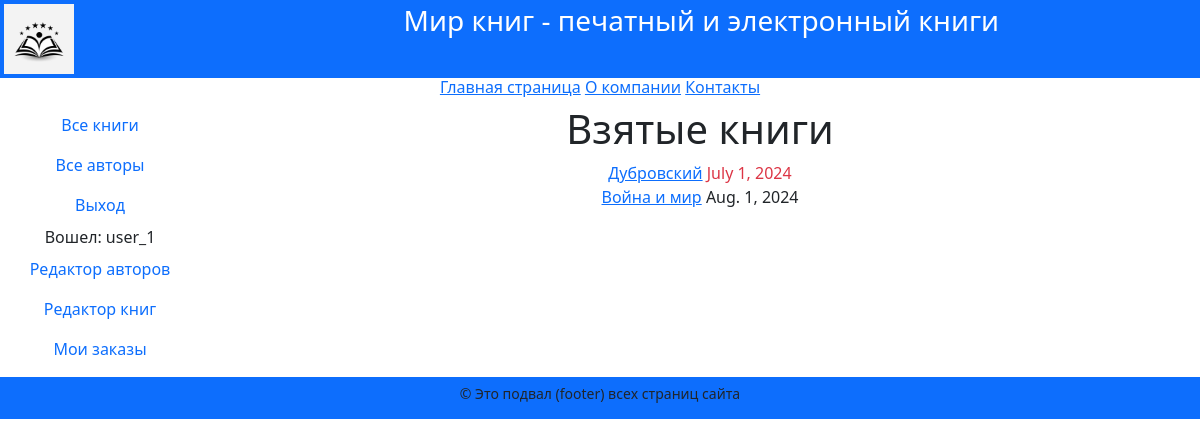
The app's page /mybooks/ (signed in) with its own data.
### catalog/models.py (models this page shows, shortened)
class BookInstance(models.Model):
    class Meta:
        ordering = ["due_back"]
    book = models.ForeignKey(
        "Book",
        on_delete=models.CASCADE,
        null=True,
    )
    inv_num = models.CharField(
        max_length=20,
        help_text="Введите инвентарный номер экземпляра",
        verbose_name="Инвентарный номер",
    )
    status = models.ForeignKey(
        "Status",
        on_delete=models.CASCADE,
        null=True,
        help_text="Изменить состояние экзампляра",
        verbose_name="Статус экзампляра книги",
    )
    due_back = models.DateField(
        null=True,
        help_text="Введите конец срока статуса",
        verbose_name="Дата окончания статуса",
    )
    borrower = models.ForeignKey(
        get_user_model(),
        on_delete=models.SET_NULL,
        null=True,
        blank=True,
        verbose_name="Заказчик",
        help_text="Веберите заказчика книги",
    )
    @property
    def is_overdue(self):
        if self.due_back and date.today() > self.due_back:
            return True
        return False

class Book(models.Model):
    title = models.CharField(
        max_length=200,
        help_text="Введите название книги",
        verbose_name="Название книги",
    )
    genre = models.ForeignKey(
        "Genre",
        on_delete=models.CASCADE,
        null=True,
        help_text="Выберите жанр книги",
        verbose_name="Жанр книги",
    )
    language = models.ForeignKey(
        "Language",
        on_delete=models.CASCADE,
        null=True,
        help_text="Выберите язык книги",
        verbose_name="Язык книги",
    )
    publisher = models.ForeignKey(
        "Publisher",
        on_delete=models.CASCADE,
        null=True,
        help_text="Выберите издательство",
        verbose_name="Издательство",
    )
    year = models.CharField(
        max_length=4,
        help_text="Введите год издания",
        verbose_name="Год издания",
    )
    author = models.ManyToManyField(
        "Author",
        help_text="Выберите автора (авторов) книги",
        verbose_name="Автор (авторы) книги",
    )
    summary = models.TextField(
        max_length=1000,
        help_text="Введите краткое описание книги",
        verbose_name="Аннотация книги",
    )
    isbn = models.CharField(
        max_length=13,
        help_text="Должно содержать 13 символов",
        verbose_name="ISBN книги",
    )
    price = models.DecimalField(
        decimal_places=2,
        max_digits=7,
        help_text="Введите цену книги",
        verbose_name="Цена (руб.)",
    )
    photo = models.ImageField(
        upload_to="images",
        help_text="Загрузите изображение обложки",
        verbose_name="Изображение обложки",
    )
    def display_author(self):
        return ", ".join([author.last_name for author in self.author.all()])
    display_author.short_description = "Авторы"

### catalog/views.py (the view)
# urls.py: path("mybooks/", views.LoanedBooksByUserListView.as_view(), name="my-borrowed"),
class LoanedBooksByUserListView(LoginRequiredMixin, ListView):
    model = BookInstance
    template_name = "catalog/bookinstance_list_borrowed_user.html"
    paginate_by = 10
    def get_queryset(self) -> QuerySet[Any]:
        return (
            BookInstance.objects.filter(borrower=self.request.user)
            .filter(status__exact="2")
            .order_by("due_back")
        )

### catalog/templates/catalog/bookinstance_list_borrowed_user.html
{% extends "base.html" %}
{% block content %}
<h1>Взятые книги</h1>
{% if bookinstance_list %}
{% for bookinst in bookinstance_list %}
<div class="{% if bookinst.is_overdue %} text-danger{% endif %}">
  <a href="{% url 'book-detail' bookinst.book.pk %}">{{bookinst.book.title}}</a>
  {{bookinst.due_back}}
</div>
{% endfor %}
{% else %}
<p>Нет книг со статусом В ЗАКАЗЕ.</p>
{% endif %}
{% endblock content %}

### templates/base.html (shortened to what this page needs)
<!DOCTYPE html>
<html lang="en">
<head>
  {% load static %}
  <link rel="stylesheet" href="{% static 'css/bootstrap.min.css' %}">
</head>
<body>
  <div class="container-fluid p-1 bg-primary text-white text-center">
    <div class="row">
      <div class="col-2 text-start">
        <img src="{% static 'images/pp100.jpg' %}" width="70" height="70">
      </div>
      <div class="col-10">
        <h3>Мир книг - печатный и электронный книги</h3>
      </div>
    </div>
  </div>
  <div class="container-fluid">
    <div class="row bg-warnig text-center">
      <h6>
        <a href="{% url 'index' %}">Главная страница</a>
        <a href="{% url 'about' %}">О компании</a>
        <a href="{% url 'contact' %}">Контакты</a>
      </h6>
    </div>
  </div>
  <div class="container-fluid">
    <div class="row text-center text-body">
      <div class="col-2">
        {% block sidebar %}
        <nav class="nav flex-column">
          <a class="nav-link" href="{% url 'books' %}">Все книги</a>
          <a class="nav-link" href="{% url 'authors-list' %}">Все авторы</a>
          {% if user.is_authenticated %}
          <a class="nav-link" href="{% url 'logout' %}?next={{request.path}}">Выход</a>
          <div>Вошел: {{user.get_username}}</div>
          <a class="nav-link" href="{% url 'edit-authors-list' %}">Редактор авторов</a>
          <a class="nav-link" href="{% url 'edit_books' %}">Редактор книг</a>
          <a class="nav-link" href="{% url 'my-borrowed' %}">Мои заказы</a>
          {% else %}
          <a class="nav-link" href="{% url 'login' %}?next={{request.path}}">Вход</a>
          {% endif %}
        </nav>
        {% endblock %}
      </div>
      <div class="col-10">
        <div class="row text-center">
          {% block content %}
          {% endblock %}
        </div>
      </div>
    </div>
  </div>
  <div class="container-fluid">
    <div class="row bg-primary text-center text-dark small lh-sm pt-2 my-2">
      {% block footer %}
      <p>&copy; Это подвал (footer) всех страниц сайта</p>
      {% endblock %}
    </div>
  </div>
</body>
</html>

### records on screen
BookInstance: book "Дубровский", due_back "July 1, 2024"
BookInstance: book "Война и мир", due_back "Aug. 1, 2024"

### other values on screen
{{ user.get_username }} "user_1"
